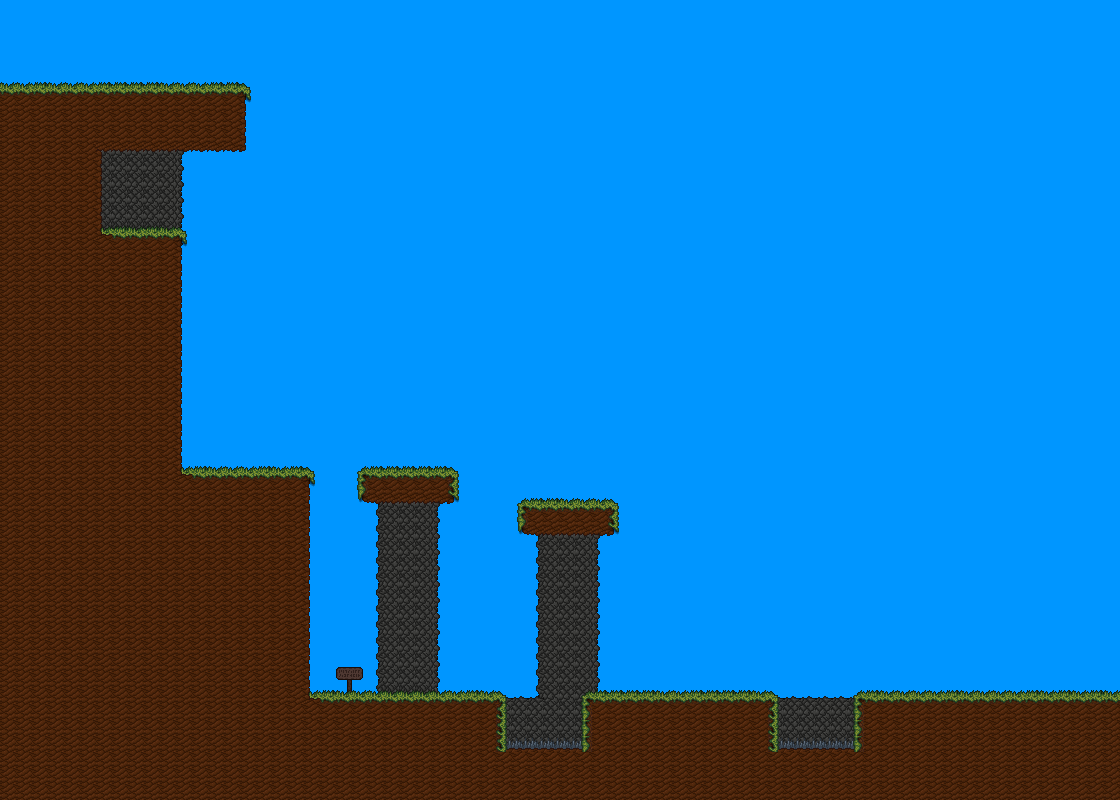

A level layout from a 2D game, rendered from its tile map. Below: a short description, then the map file with tile-grid data replaced by summaries:
An orthogonal 70x50 tile map with 16x16 px tiles, 3 tile layers (Background, Foreground, Overlay), 1 hidden layer not drawn and 7 objects (2x spikes, star, spawn, flag, cameraBoundsInitial, ...).

<map version="1.2" tiledversion="1.2.4" orientation="orthogonal" renderorder="right-down" width="70" height="50" tilewidth="16" tileheight="16" infinite="0" backgroundcolor="#0096ff" nextlayerid="47" nextobjectid="14">
 <tileset firstgid="1" source="../Tileset.tsx" />
 <layer id="43" name="Background" width="70" height="50">
  <data>[3500 cells, 263 non-empty, 17 distinct tile ids]</data>
 </layer>
 <layer id="44" name="Foreground" width="70" height="50">
  <data>[3500 cells, 1121 non-empty, 15 distinct tile ids]</data>
 </layer>
 <layer id="45" name="Overlay" width="70" height="50">
  <data>[3500 cells, 129 non-empty, 13 distinct tile ids]</data>
 </layer>
 <layer id="46" name="Shade" width="70" height="50" visible="0">
  <data>[3500 cells, 520 non-empty, 9 distinct tile ids]</data>
 </layer>
 <objectgroup id="42" name="Object Layer 1">
  <object id="6" name="star" x="140.5" y="193.5">
   <point />
  </object>
  <object id="7" name="spawn" x="446" y="661">
   <point />
  </object>
  <object id="8" name="spikes" x="501.25" y="733.5" width="86.75" height="20" />
  <object id="9" name="spikes" x="774.5" y="734.25" width="84.75" height="19" />
  <object id="11" name="flag" x="927.333" y="695.917">
   <point />
  </object>
  <object id="12" name="cameraBoundsInitial" x="0" y="256" width="1120" height="544" />
  <object id="13" name="sign:look-around" x="334.75" y="665.25" width="29.25" height="15.75" />
 </objectgroup>
</map>
